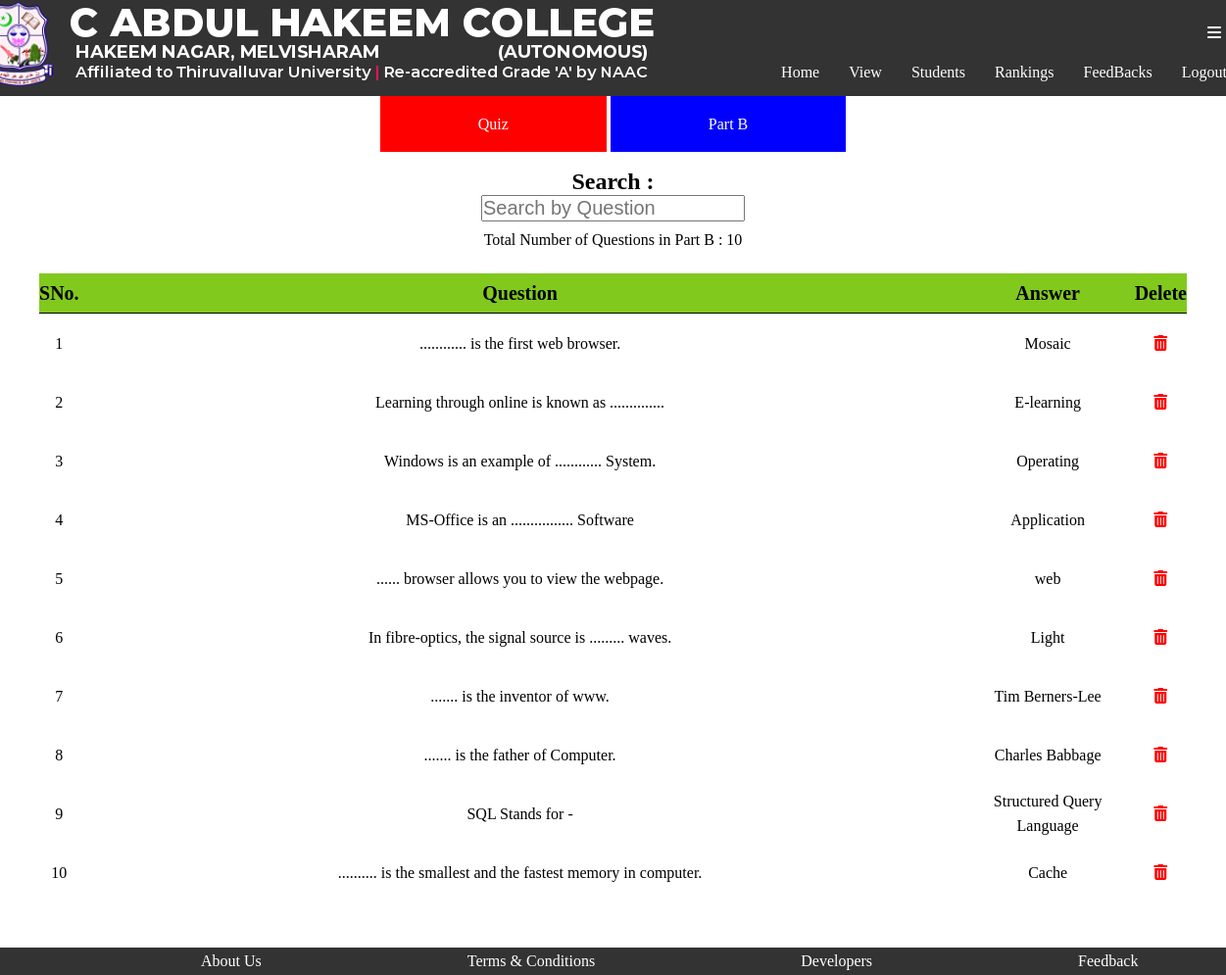
/adminuser.php?a=21 (signed in), run on the app's committed database.
### tables this page shows
CREATE TABLE `QA` (
  `Qno` int(5) NOT NULL,
  `Question` varchar(300) NOT NULL,
  `Answer` varchar(100) NOT NULL,
  `Section` varchar(100) NOT NULL
);

### adminuser.php (the view, shortened to what this page needs)
<!Doctype HTML>
<?php
include("header.php");
include("dbconnect.php");
?>
<body>
    <?php
    if(isset($_SESSION["aid"]))
    {
            ?>
            <?
        if(@$_GET["a"]==21)
        {
            ?>
            <div style="margin-top:20px; text-align:center;">
            <a href="adminuser.php?a=2" style="text-decoration:none; color:white; background:red; padding:20px 100px;">Quiz</a>
            <a href="adminuser.php?a=21" style="text-decoration:none; color:white; background:blue; padding:20px 100px;">Part B</a>
            <br>
            <br>
            <br>
            <div>
            <h2>Search :</h2>
            <input type="search" id="searchB" style="font-size:20px;" onkeyup="searchB()" placeholder="Search by Question">
            </div>
            </div>
            <div id="partB" align=center style="padding:10px 0px 50px 0px;">
                <form action="" id=display style="text-align:center;" method="post">
                <div>
                    <table class="table">
                        <tr>
                            <th>SNo.</th>
                            <th width="900px">Question</th>
                            <th>Answer</th>
                            <th>Delete</th>
                        </tr>
                            <?php
                                $Qdetails=mysqli_query($link,"select * from QA order by 'Qno'");
                                while($Qrows=mysqli_fetch_array($Qdetails))
                                {
                                    ?>
                                    <tr>
                                    <td style="height:50px;"><?php echo $Qrows["Qno"]; ?></td>
                                    <td><?php echo $Qrows["Question"]; ?></td>
                                    <td><?php echo $Qrows["Answer"]; ?></td>
                                    <td><a href='edit.php?Del_QA=<?php echo $Qrows["Qno"]; ?>'><i style="color:red" class="fas fa-trash-alt"></i></a></td>
                                    </tr>
                                    <?php
                                }
                            ?>
                    </table>
                </div>
                </form>
            </div>
            <?php
        }
        include("footer.php");
    }
    else
    {
        echo "<div style='margin-top:10%; text-align:center;'>";
        echo "<h1>You have been Logout</h1>";
        echo "Click <a href='index.php?i=3'>here</a> to Login";
        echo "</div>";
    }
    ?>
</body>

### header.php (style rules this page uses)
* { margin:0px; padding:0px; }

### adminuser.php (style rules this page uses)
table { background:white; margin:10px 2% 10px 2%; padding:15px; text-align:center; width:96%; font-size:20px; border-spacing:0px; }
th { line-height:40px; border-bottom:1px solid black; background:#82c91e; }
td { line-height:50px; text-align:center; font-size:16px; padding:5px; }
.table td { line-height:25px; }

### footer.php (style rules this page uses)
* { margin:0px; padding:0px; }

### data on the page
qa: Qno "1", Question "............ is the first web browser.", Answer "Mosaic"
qa: Qno "2", Question "Learning through online is known as ..............", Answer "E-learning"
qa: Qno "3", Question "Windows is an example of ............ System.", Answer "Operating"
qa: Qno "4", Question "MS-Office is an ................ Software", Answer "Application"
qa: Qno "5", Question "...... browser allows you to view the webpage.", Answer "web"
qa: Qno "6", Question "In fibre-optics, the signal source is ......... waves.", Answer "Light"
qa: Qno "7", Question "....... is the inventor of www.", Answer "Tim Berners-Lee"
qa: Qno "8", Question "....... is the father of Computer.", Answer "Charles Babbage"
qa: Qno "9", Question "SQL Stands for -", Answer "Structured Query Language"
qa: Qno "10", Question ".......... is the smallest and the fastest memory in computer.", Answer "Cache"
